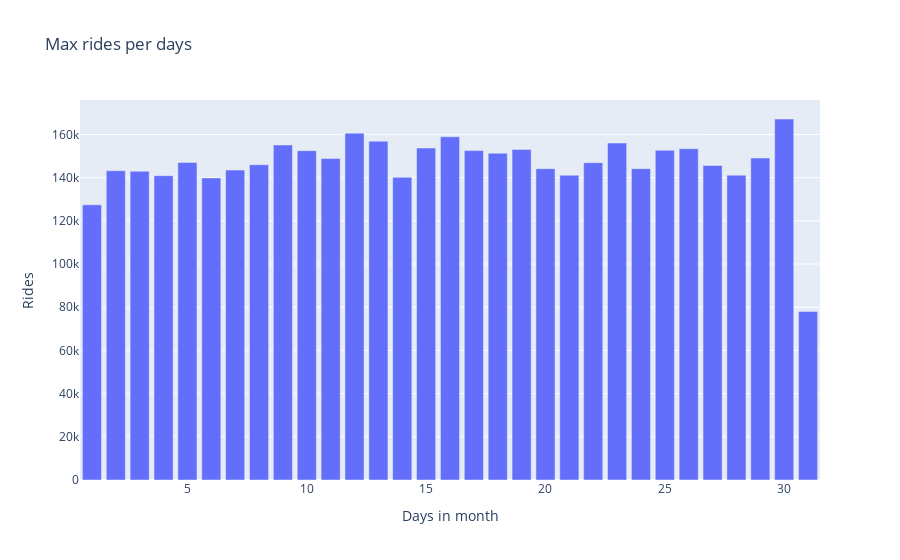

The cell this chart's notebook holds for it:
### Code cell
px.bar(x=df["day"].value_counts().index,y=df["day"].value_counts(),
       title="Max rides per days ",labels={"x":"Days in month","y":"Rides"})

### Figure 1 — Plotly figure (JSON) as saved in the notebook; plotly's stock layout.template omitted (floating-point values rounded to 4 significant figures)
{"data": [{"alignmentgroup": "True", "hovertemplate": "Days in month=%{x}<br>Rides=%{y}<extra></extra>", "legendgroup": "", "marker": {"color": "#636efa", "pattern": {"shape": ""}}, "name": "", "offsetgroup": "", "orientation": "v", "showlegend": false, "textposition": "auto", "type": "bar", "x": [30, 12, 16, 13, 23, 9, 15, 26, 19, 25, 17, 10, 18, 29, 11, 5, 22, 8, 27, 20, 24, 7, 2, 3, 28, 21, 4, 14, 6, 1, 31], "xaxis": "x", "y": [167160, 160606, 158921, 156892, 156032, 155135, 153726, 153405, 153088, 152667, 152524, 152500, 151319, 149086, 148860, 147054, 146952, 145984, 145652, 144179, 144169, 143503, 143201, 142983, 141157, 141112, 140923, 140148, 139886, 127430, 78073], "yaxis": "y"}], "layout": {"barmode": "relative", "legend": {"tracegroupgap": 0}, "title": {"text": "Max rides per days "}, "xaxis": {"anchor": "y", "domain": [0, 1], "title": {"text": "Days in month"}}, "yaxis": {"anchor": "x", "domain": [0, 1], "title": {"text": "Rides"}}}}
